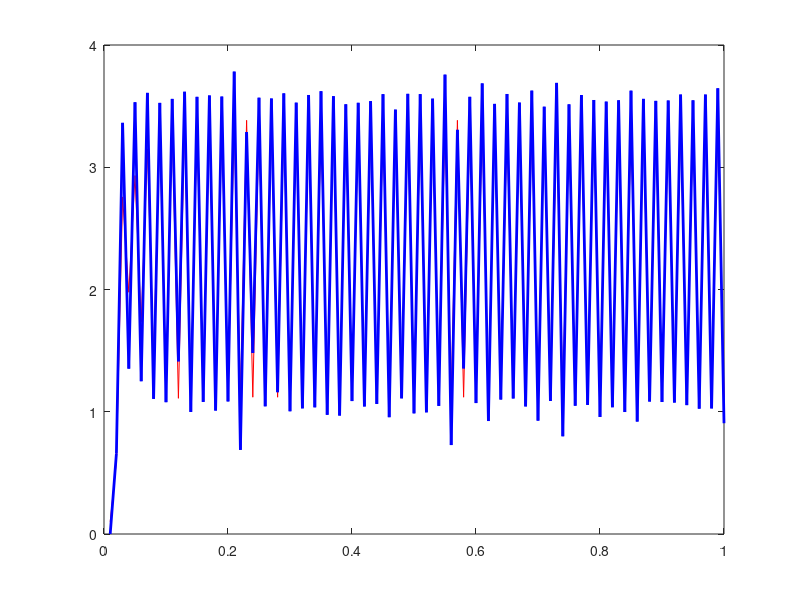

Here is the MATLAB script that generated this plot:
t=0.01:0.01:1;
x=zeros(1,100);
y=zeros(1,100);
x(1)=0.1;
y(1)=0.01^2;
for i=2:100
    x(i)=sin(x(i-1))+5*x(i-1)/(x(i-1)^2+1);
    y(i)=x(i)^2+normrnd(0,1);
end

n=100;
xold=zeros(1,n);
xnew=zeros(1,n);
xplus=zeros(1,100);%存放滤波结果
w=zeros(1,n);
for i=1:n
    xold(i)=0.1;
    w(i)=1/n;
end

for i=2:n
    %预测步
    for j=1:n
        xold(j)=sin(xold(j))+5*xold(j)/(xold(j)^2+1)+normrnd(0,0.1);%Q
    end
    %更新步
    for j=1:n
        %w(j)=w(j)*fR(.....)
        %fR=(2*Pi*R)^(-0.5)*exp(-((y(i)-xold(j)^2)/(2*R)));
        w(j)=exp(-((y(i)-xold(j)^2)/(2*0.1)));%R
    end
    %归一化
    w=w/sum(w);
    %w/sum(w)等价于kw/sun(kw),(2*Pi*R)^(-0.5)也是常数
    %每次重采样，w（j）都会设为1/n，也为常数，可省去
    %若不是每次重采样，需要加上w（j）
    %N<1/sum(wi^2)
    %生成c
    c=zeros(1,n);
    c(1)=w(1);
    for j=2:n
        c(j)=c(j-1)+w(j);
    end
    for j=1:n
        a=unifrnd(0,1);%均匀分布
       for k=1:n
           if(a<c(k))
               xnew(j)=xold(k);
               break;%一定要break，不然粒子会被最后一个覆盖
           end
       end
    end
    %重采样完成
    %把新粒子赋值给xold
    xold=xnew;
    for j=1:n
        w(j)=1/n;
    end
    %把每一步的后验概率期望赋值xplus
    xplus(i)=sum(xnew)/n;
end


plot(t,x,'r',t,xplus,'b','LineWidth',2)